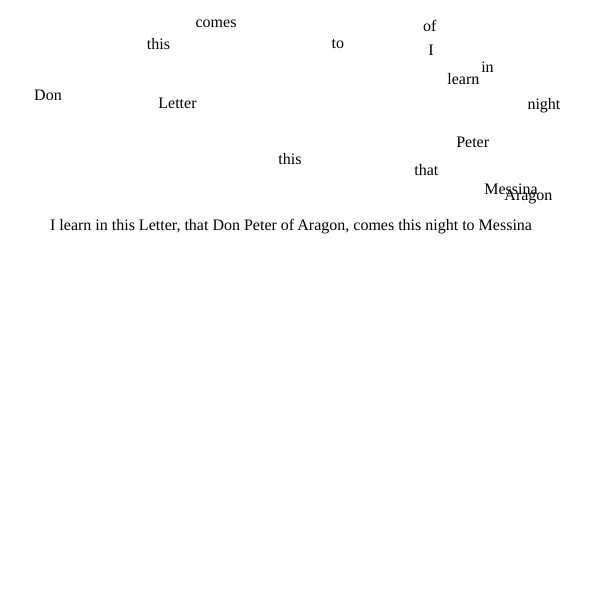
Frame 1 (no input)
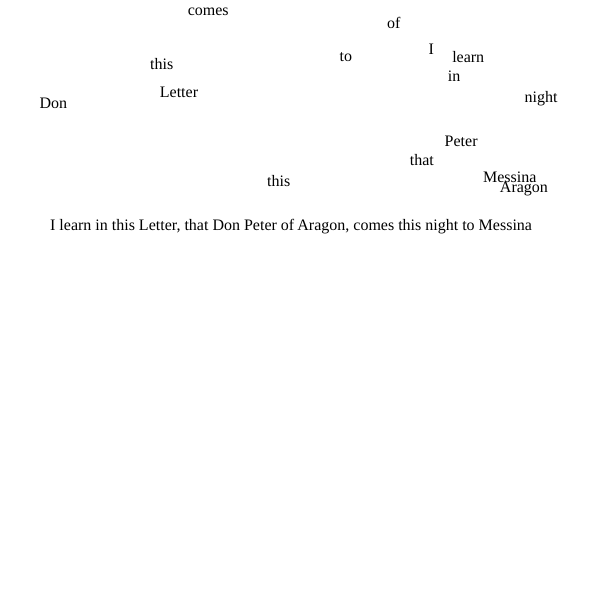
Frame 60 (no input)
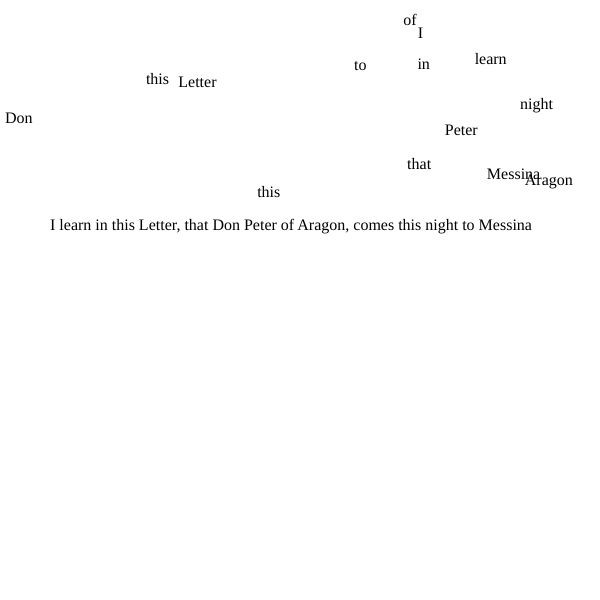
Frame 120 (the mouse pressed at the canvas centre since frame 60)

The p5.js sketch that drew these frames (run headless with seeded random() and noise() and a simulated clock; from frame 60 on, the mouse is pressed at the canvas centre):

// p5.js sketch
// ── sketch.js
var dancingWords = [];

function setup() {
    createCanvas(600, 600);  
    const p = createP('I learn in this Letter, that Don Peter of Aragon, '
    + 'comes this night to Messina').addClass('text');
    p.position(50, 200);

    // This line grabs the paragraph just created, but it would 
    // also grab any other elements with class 'text' in the HTML
    // page.
    var texts = selectAll('.text');

    for (var i=0; i<texts.length; i++) {
        var paragraph = texts[i].html();
        var words = paragraph.split(/\s|,\s/);
        console.log(words);
        for (var j=0; j<words.length; j++) {   
            var spannedWord = createSpan(words[j]);
            spannedWord.addClass('spanWords');
            spannedWord.mouseOver(function() {
                // how can I get dw here?
                this.addClass('hover');
            });
            spannedWord.mouseOut(function() {
                this.removeClass('hover');
            });
            var dw = new DanceSpan(spannedWord, random(600), random(200));
            dancingWords.push(dw);
        }
    }
}

function draw() {
    for (var i=0; i<dancingWords.length; i++) {
        dancingWords[i].brownian();
    }
}


// ── DanceSpan.js
function DanceSpan(element, x, y) {
    element.position(x, y);

    this.brownian = function() {
        if (element.class().indexOf('hover') !== -1) {
            // can we also add a keyframe or transition?
            return;
        }
        x += random(-3, 3);
        y += random(-3, 3);
        element.position(x, y);
    };
}

// 需要一个边界检测
// 如何加一个破碎特效呢？
    // word span 组成 p tag， 初始移动方向， 速度均不同， 速度递减到0， 做无规则运动
    
// ── particle.js

// can we integrate this with dance span?
// I want them move randomly on the canvas.

function Particle() {
    this.pos = createVector(random(width), random(height));
    this.vel = createVector(0, 0);
    this.acc = createVector(0, 0);
    this.prePos = this.pos.copy();

    //interesting part
    //question: can we control the speed, like slow down?
    //now we just add speed, so it will become faster and faster

    this.maxspeed = 2;

    this.update = function() {
        this.vel.add(this.acc);
        this.vel.limit(this.maxspeed);
        this.pos.add(this.vel);
        this.acc.mult(0);
    }

    this.applyForce = function(force) {
        this.acc.add(force);
    }

    this.show = function() {
        stroke(0, 5);
        strokeWeight(1);
        // point(this.pos.x, this.pos.y);
        line(this.pos.x, this.pos.y, this.prePos.x, this.prePos.y);
        this.updatePrev();
    }

    this.edges = function() {
        if (this.pos.x > width) {
            this.pos.x = 0;
            this.updatePrev();
        }
        if (this.pos.x < 0) {
            this.pos.x = width;
            this.updatePrev();
        }
        if (this.pos.y > height) {
            this.pos.y = 0;
            this.updatePrev();
        }
        if (this.pos.y < 0) {
            this.pos.y = height;
            this.updatePrev();
        }
    }

    this.follow = function(vectors) {
        var x = floor(this.pos.x/scl);
        var y = floor(this.pos.y/scl);
        var index = x + y * cols;
        var force = vectors[index];
        this.applyForce(force);
    }

    this.updatePrev = function() {
        this.prePos.x = this.pos.x;
        this.prePos.y = this.pos.y;
    }
}
// ── sketch.1.js
var inc = 0.1;
var scl = 5;
var cols, rows;
var particles = [];
//interesting
var zoff = 0;

var flowfield;


function setup() {
    //400 by 400 beyond my GTX1080's power
    //actually, if you don't draw those vectors
    //800 by 600 with 5000 particles is affordable. 
    createCanvas(800, 600);
    frameRate(24);
    cols = floor(width / scl);
    rows = floor(height / scl);

    // test event inside p5.js function
    // works, nice.
    // another thought, setInterval, add an animation
    console.log(document.readyState);
    document.getElementById("reset").addEventListener("click", function(event) {
        console.log('before', particles.length);
        clear();
        console.log('after', particles.length);
    }, false);

    //es6 
    //cache array for vectors at each position
    flowfield = new Array(cols * rows);

    //interesting, adding 1000 particles doesn't slow down my machine
    //looks like vector calculation for perlin noise at each position 
    //eat too much GPU
    for (var i = 0; i < 3000; i++) {
        particles.push(new Particle());
    }
    background(255);
}

function draw() {
    
    var yoff = 0;
    for (var y = 0; y < rows; y++) {
        var xoff = 0;
        for (var x = 0; x < cols; x++) {
            var index = x + y * cols;
            var r = noise(xoff, yoff, zoff);
            //multiply angle by 2 will add vector to all direction
            var angle = r * TWO_PI * 2;
            var v = p5.Vector.fromAngle(angle);

            //control the force vector
            v.setMag(1);

            flowfield[index] = v;

            xoff += inc;

            //drow the vectors
            //
            // stroke(0, 50);
            // strokeWeight(1);
            // push();
            // translate(x * scl, y * scl);
            // rotate(v.heading());
            // line(0, 0, scl, 0);
            // pop();
        }
        yoff += inc;
        zoff += 0.0003;
    }

    for (let p of particles) {
        p.follow(flowfield);
        p.update();
        p.show();
        p.edges();
    }
    
}



// ── style.css
.spanWords {
    border: 2px solid lightskyblue;
    border-radius: 10px;
    padding: 5px;
    background-color: lightblue;
    font-size: 1.5rem;
    transition: background-color,padding,font-size 500ms ease-in-out
}

.hover {
    background-color: lightcoral;
    color: white;
    padding: 10px;
    font-size: 2rem;
}
